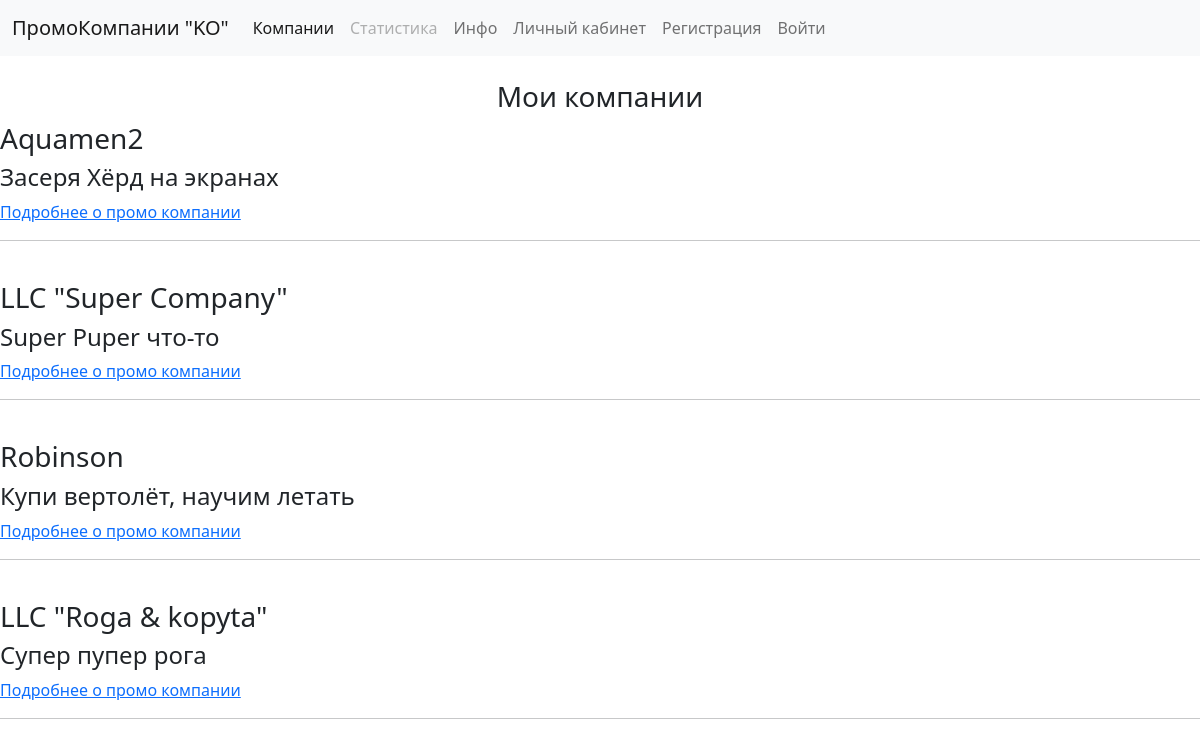
Screenshot of /mycompanies/5 with the database file from the repository.
### main/models.py (models this page shows, shortened)
class Company(models.Model):
    company_name = models.CharField(max_length=200)
    company_description = models.CharField(max_length=255)
    users = models.ManyToManyField(CustomUser)
    class Meta:
        verbose_name = "PromoCompany"
        verbose_name_plural = "PromoCompanies"

### main/views.py (the view)
# urls.py: path('mycompanies/<int:user_id>', views.my_company, name='MyCompanies')
def my_company(response, user_id):
    name_company = Company.objects.filter(users=user_id)
    return render(response, "main/mycompanies.html", {"companies": name_company})

### main/templates/main/mycompanies.html (shortened to what this page needs)
{% extends "main/base.html" %}
{% block content %}
    <br>
    <center><h3> Мои компании </h3></center>
    {% for company in companies %}
        <h3>{{company.company_name}}</h3>
        <h4>{{company.company_description}}</h4>
        <a href="{% url 'Company' company.pk %}" class="card-link">Подробнее о промо компании</a>
        <hr>
        <br>
    {% endfor %}
{% endblock %}

### rows the page displays
Company: company_name "Aquamen2", company_description "Засеря Хёрд на экранах"
Company: company_name "LLC \"Super Company\"", company_description "Super Puper что-то"
Company: company_name "Robinson", company_description "Купи вертолёт, научим летать"
Company: company_name "LLC \"Roga & kopyta\"", company_description "Супер пупер рога"
